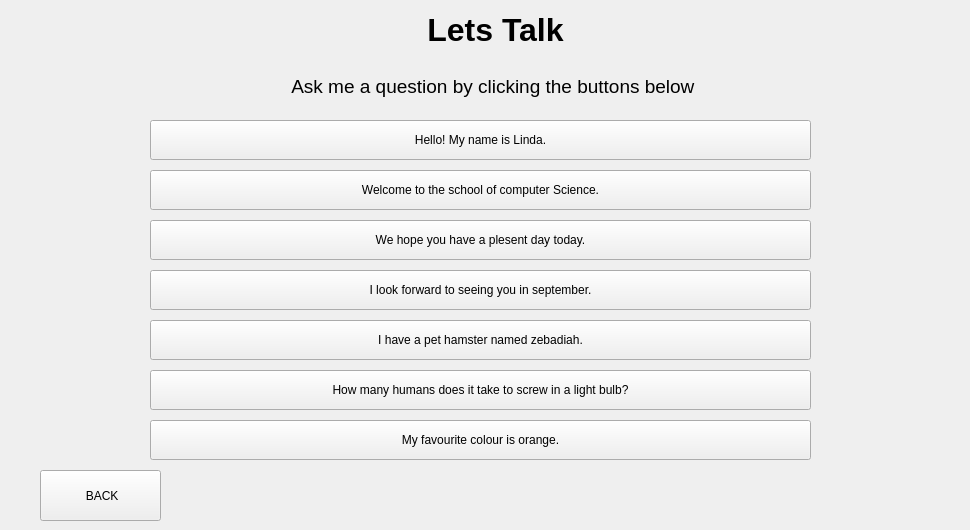
    <widget class="QWidget" name="LetsTalk">
     <widget class="QPushButton" name="Talk_Back">
      <property name="geometry">
       <rect>
        <x>40</x>
        <y>470</y>
        <width>121</width>
        <height>51</height>
       </rect>
      </property>
      <property name="text">
       <string> BACK</string>
      </property>
      <property name="icon">
       <iconset>
        <normaloff>../../../../../../Downloads/home.jpg</normaloff>../../../../../../Downloads/home.jpg</iconset>
      </property>
      <property name="iconSize">
       <size>
        <width>40</width>
        <height>40</height>
       </size>
      </property>
     </widget>
     <widget class="QPushButton" name="hello_speak_button">
      <property name="geometry">
       <rect>
        <x>150</x>
        <y>120</y>
        <width>661</width>
        <height>40</height>
       </rect>
      </property>
      <property name="text">
       <string>Hello! My name is Linda.</string>
      </property>
     </widget>
     <widget class="QLabel" name="title_info">
      <property name="geometry">
       <rect>
        <x>30</x>
        <y>10</y>
        <width>931</width>
        <height>91</height>
       </rect>
      </property>
      <property name="text">
       <string>&lt;html&gt;&lt;head/&gt;&lt;body&gt;&lt;p align=&quot;center&quot;&gt;&lt;span style=&quot; font-size:24pt; font-weight:600;&quot;&gt;Lets Talk&lt;/span&gt;&lt;/p&gt;&lt;p align=&quot;center&quot;&gt;&lt;br/&gt;&lt;span style=&quot; font-size:14pt;&quot;&gt;Ask me a question by clicking the buttons below &lt;/span&gt;&lt;/p&gt;&lt;/body&gt;&lt;/html&gt;</string>
      </property>
     </widget>
     <widget class="QPushButton" name="colour_speak_button">
      <property name="geometry">
       <rect>
        <x>150</x>
        <y>420</y>
        <width>661</width>
        <height>40</height>
       </rect>
      </property>
      <property name="text">
       <string>My favourite colour is orange.</string>
      </property>
     </widget>
     <widget class="QPushButton" name="welcome_speak_button">
      <property name="geometry">
       <rect>
        <x>150</x>
        <y>170</y>
        <width>661</width>
        <height>40</height>
       </rect>
      </property>
      <property name="text">
       <string>Welcome to the school of computer Science.</string>
      </property>
     </widget>
     <widget class="QPushButton" name="goodday_speak_button">
      <property name="geometry">
       <rect>
        <x>150</x>
        <y>220</y>
        <width>661</width>
        <height>40</height>
       </rect>
      </property>
      <property name="text">
       <string>We hope you have a plesent day today.</string>
      </property>
     </widget>
     <widget class="QPushButton" name="september_speak_button">
      <property name="geometry">
       <rect>
        <x>150</x>
        <y>270</y>
        <width>661</width>
        <height>40</height>
       </rect>
      </property>
      <property name="text">
       <string>I look forward to seeing you in september.</string>
      </property>
     </widget>
     <widget class="QPushButton" name="zebadiah_speak_button">
      <property name="geometry">
       <rect>
        <x>150</x>
        <y>320</y>
        <width>661</width>
        <height>40</height>
       </rect>
      </property>
      <property name="text">
       <string>I have a pet hamster named zebadiah.</string>
      </property>
     </widget>
     <widget class="QPushButton" name="lightbulb_speak_button">
      <property name="geometry">
       <rect>
        <x>150</x>
        <y>370</y>
        <width>661</width>
        <height>40</height>
       </rect>
      </property>
      <property name="text">
       <string>How many humans does it take to screw in a light bulb?</string>
      </property>
     </widget>
    </widget>
